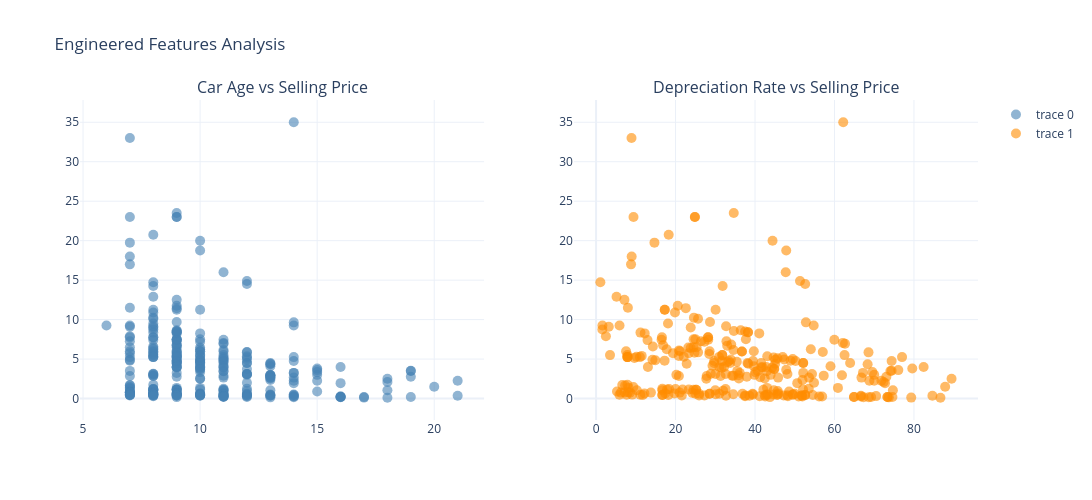

Notebook source saved alongside this figure:
### Code cell
# Visualize Car Age vs Selling Price
fig = make_subplots(
    rows=1,
    cols=2,
    subplot_titles=['Car Age vs Selling Price', 'Depreciation Rate vs Selling Price']
)

fig.add_trace(
    go.Scatter(
        x=df_fe['Car_Age'],
        y=df_fe['Selling_Price'],
        mode='markers',
        marker=dict(size=10, color='steelblue', opacity=0.6),
        hovertemplate='Car Age: %{x} years<br>Selling Price: %{y} Lakhs<extra></extra>'
    ),
    row=1,
    col=1
)
fig.add_trace(
    go.Scatter(
        x=df_fe['Depreciation_Rate'],
        y=df_fe['Selling_Price'],
        mode='markers',
        marker=dict(size=10, color='darkorange', opacity=0.6),
        hovertemplate='Depreciation Rate: %{x}%<br>Selling Price: %{y} Lakhs<extra></extra>'
    ),
    row=1,
    col=2
)
fig.update_layout(
    title='Engineered Features Analysis',
    template='plotly_white',
    width=1300,
    height=500
)
fig.show()

### Figure 1 — Plotly figure (JSON) as saved in the notebook; plotly's stock layout.template omitted (floating-point values rounded to 4 significant figures; data arrays with more than 128 entries replaced by an {"elided": "..."} marker saying what was removed)
{"data": [{"hovertemplate": "Car Age: %{x} years<br>Selling Price: %{y} Lakhs<extra></extra>", "marker": {"color": "steelblue", "opacity": 0.6, "size": 10}, "mode": "markers", "type": "scatter", "x": {"elided": "301 int values"}, "xaxis": "x", "y": {"elided": "301 float values"}, "yaxis": "y"}, {"hovertemplate": "Depreciation Rate: %{x}%<br>Selling Price: %{y} Lakhs<extra></extra>", "marker": {"color": "darkorange", "opacity": 0.6, "size": 10}, "mode": "markers", "type": "scatter", "x": {"elided": "301 float values"}, "xaxis": "x2", "y": {"elided": "301 float values"}, "yaxis": "y2"}], "layout": {"annotations": [{"font": {"size": 16}, "showarrow": false, "text": "Car Age vs Selling Price", "x": 0.225, "xanchor": "center", "xref": "paper", "y": 1, "yanchor": "bottom", "yref": "paper"}, {"font": {"size": 16}, "showarrow": false, "text": "Depreciation Rate vs Selling Price", "x": 0.775, "xanchor": "center", "xref": "paper", "y": 1, "yanchor": "bottom", "yref": "paper"}], "height": 500, "title": {"text": "Engineered Features Analysis"}, "width": 1300, "xaxis": {"anchor": "y", "domain": [0, 0.45]}, "xaxis2": {"anchor": "y2", "domain": [0.55, 1]}, "yaxis": {"anchor": "x", "domain": [0, 1]}, "yaxis2": {"anchor": "x2", "domain": [0, 1]}}}
